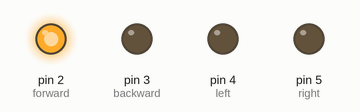
The sketch below on a simulated Arduino Uno, built with avr-gcc and run on an emulated ATmega328P. Shown: output pins drawn as LEDs (lit = HIGH).

Above: at 1.0 s.
At 3.5 s:
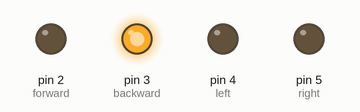
At 6.0 s:
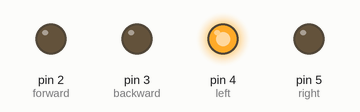
At 8.5 s:
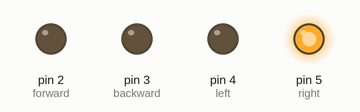
At 11.0 s:
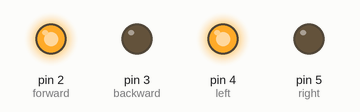
At 13.5 s:
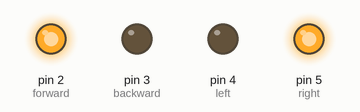
Timing chart, 0 to 18.9 s (numbered marks = the images above):
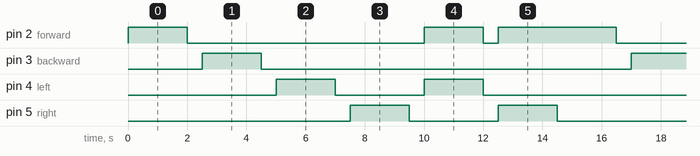

The sketch:

ArduinoCarTest.pde
```cpp
/**
* Arduino Output Test
* Thomas Cheng, David Widen, and Jessie Young

*/

// DEFINE PINS
#define forward 2 //red
#define backward 3 //green
#define left 4 //blue
#define right 5 //white
// Note: Pins 3, 5, 6, 9, 10, and 11 have PWM
// Note: Pin 0 is Serial RX (receive) and Pin 1 is Serial TX (transmit)


void setup()
{
  pinMode(forward, OUTPUT);
  pinMode(backward, OUTPUT);
  pinMode(left, OUTPUT);
  pinMode(right, OUTPUT);
  //Serial.begin(57600);

}

void loop()
{
  //Serial.print("Initializing Test");

  //Serial.println("FORWARD 2 Seconds");
  digitalWrite(forward, HIGH);  // Latch the forward pin at HIGH
  delay(2000);  // Delay for 2 seconds
  digitalWrite(forward, LOW);  // Latch it back to a LOW

  delay(500);
  //Serial.println("BACKWARD 2 Seconds");
  digitalWrite(backward, HIGH);
  delay(2000);
  digitalWrite(backward, LOW);

  delay(500);
  //Serial.println("LEFT 2 Seconds");
  digitalWrite(left, HIGH);
  delay(2000);
  digitalWrite(left, LOW);

  delay(500);
  //Serial.println("RIGHT 2 Seconds");
  digitalWrite(right, HIGH);
  delay(2000);
  digitalWrite(right, LOW);

  delay(500);
  //Serial.println("GO FORWARD LEFT 2 Seconds");
  digitalWrite(forward, HIGH);
  digitalWrite(left, HIGH);
  delay(2000);
  digitalWrite(forward, LOW);
  digitalWrite(left, LOW);

  delay(500);
  //Serial.println("GO FORWARD RIGHT 2 Seconds");
  digitalWrite(forward, HIGH);
  digitalWrite(right, HIGH);
  delay(2000);
  digitalWrite(forward, LOW);
  digitalWrite(right, LOW);
}
```

Measured:
- by itself, pin 2 (forward): repeats every 14.5 s: LOW 8.0 s, HIGH 2.0 s, LOW 0.50 s, HIGH 4.0 s
- by itself, pin 3 (backward): alternates HIGH for 2.0 s and LOW for 12.5 s
- by itself, pin 4 (left), pin 5 (right): repeats every 14.5 s: LOW 3.0 s, HIGH 2.0 s, LOW 7.5 s, HIGH 2.0 s
